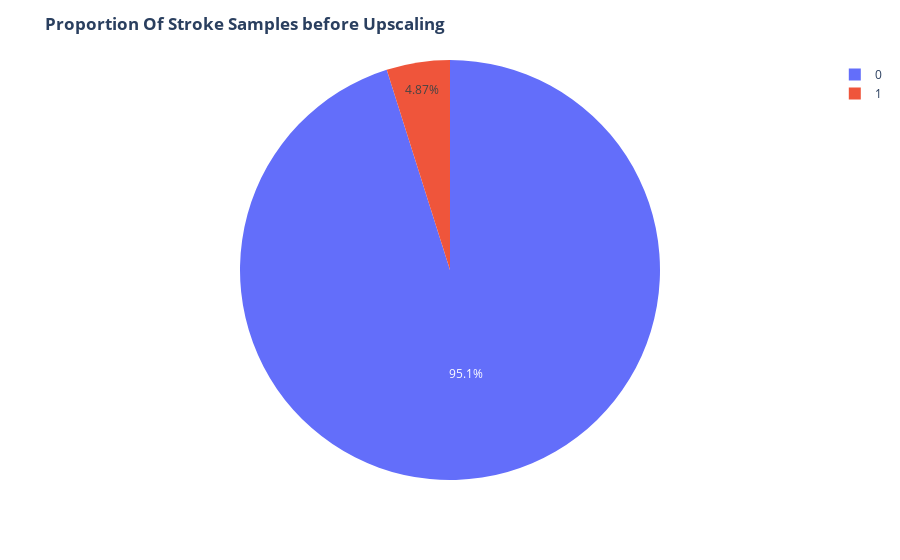

This figure's notebook cell:
### Code cell
fig = ex.pie(data,names='stroke')
fig.update_layout(title='<b>Proportion Of Stroke Samples before Upscaling<b>')
fig.show()

### Figure 1 — Plotly figure (JSON) as saved in the notebook; plotly's stock layout.template omitted (floating-point values rounded to 4 significant figures; data arrays with more than 128 entries replaced by an {"elided": "..."} marker saying what was removed)
{"data": [{"domain": {"x": [0, 1], "y": [0, 1]}, "hovertemplate": "stroke=%{label}<extra></extra>", "labels": {"elided": "5110 int values"}, "legendgroup": "", "name": "", "showlegend": true, "type": "pie"}], "layout": {"legend": {"tracegroupgap": 0}, "margin": {"t": 60}, "title": {"text": "<b>Proportion Of Stroke Samples before Upscaling<b>"}}}
